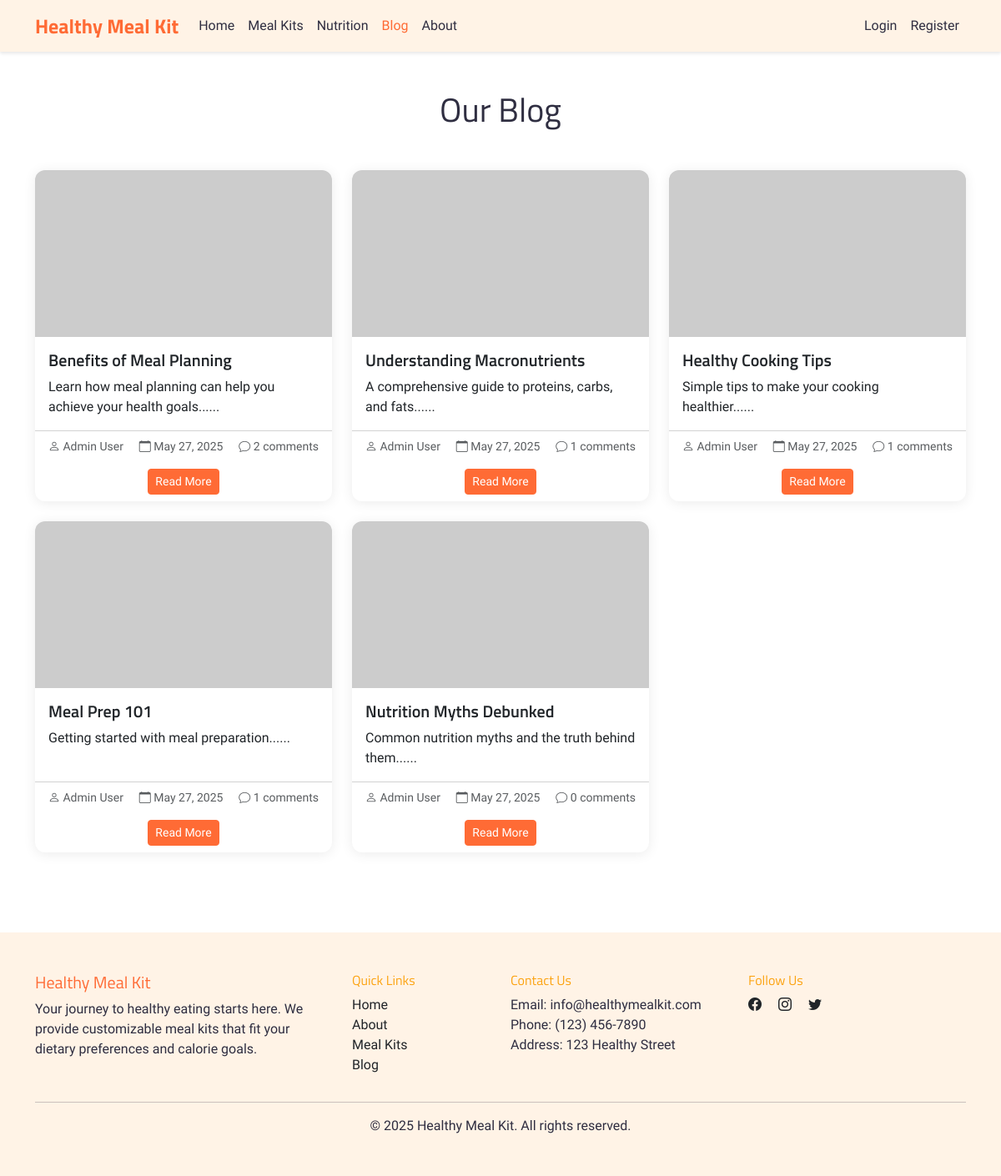
Screenshot of /blog.php with the database file from the repository.
### tables this page shows
CREATE TABLE blog_posts (
    post_id INT PRIMARY KEY AUTO_INCREMENT,
    title VARCHAR(255) NOT NULL,
    content TEXT,
    author_id INT,
    image_url VARCHAR(255) DEFAULT NULL,
    created_at TIMESTAMP DEFAULT CURRENT_TIMESTAMP,
    updated_at TIMESTAMP DEFAULT CURRENT_TIMESTAMP ON UPDATE CURRENT_TIMESTAMP,
    FOREIGN KEY (author_id) REFERENCES users(user_id)
);

CREATE TABLE users (
    user_id INT PRIMARY KEY AUTO_INCREMENT,
    username VARCHAR(50) UNIQUE NOT NULL,
    email VARCHAR(100) UNIQUE NOT NULL,
    password VARCHAR(255) NOT NULL,
    full_name VARCHAR(100) NOT NULL,
    role TINYINT(1) DEFAULT 0 COMMENT '0: user, 1: admin',
    is_active TINYINT(1) DEFAULT 1 COMMENT '0: inactive, 1: active',
    last_login_at DATETIME DEFAULT NULL,
    inactivity_reason VARCHAR(255) DEFAULT NULL,
    deactivated_at DATETIME DEFAULT NULL,
    reactivated_at DATETIME DEFAULT NULL,
    created_at TIMESTAMP DEFAULT CURRENT_TIMESTAMP
);

### blog.php (the view, shortened to what this page needs)
<?php
require_once 'config/connection.php';
$page = isset($_GET['page']) ? (int)$_GET['page'] : 1;
$per_page = 6;
$offset = ($page - 1) * $per_page;
$posts = $mysqli->query("
    SELECT bp.*, u.full_name as author_name,
           (SELECT COUNT(*) FROM comments WHERE post_id = bp.post_id) as comment_count
    FROM blog_posts bp
    LEFT JOIN users u ON bp.author_id = u.user_id
    ORDER BY bp.created_at DESC
    LIMIT $offset, $per_page
");
?>
<!DOCTYPE html>
<html lang="en">
<head>
    <link href="https://cdn.jsdelivr.net/npm/bootstrap@5.3.0/dist/css/bootstrap.min.css" rel="stylesheet">
    <link rel="stylesheet" href="https://cdn.jsdelivr.net/npm/bootstrap-icons@1.11.3/font/bootstrap-icons.min.css">
    <link rel="stylesheet" href="assets/css/style.css">
</head>
<body>
    <?php include 'includes/navbar.php'; ?>
    <div class="container py-5">
        <h1 class="text-center mb-5">Our Blog</h1>
        <div class="row g-4">
            <?php while ($post = $posts->fetch_assoc()): ?>
            <div class="col-md-6 col-lg-4">
                <div class="card h-100">
                    <?php if (isset($post['image_url']) && !empty($post['image_url'])): ?>
                    <img src="<?php echo htmlspecialchars($post['image_url']); ?>" class="card-img-top"
                        alt="<?php echo htmlspecialchars($post['title']); ?>">
                    <?php else: ?>
                    <img src="https://placehold.co/600x400/FFF3E6/FF6B35?text=<?php echo htmlspecialchars($post['title']); ?>"
                        class="card-img-top" alt="Blog post placeholder">
                    <?php endif; ?>
                    <div class="card-body">
                        <h5 class="card-title"><?php echo htmlspecialchars($post['title']); ?></h5>
                        <p class="card-text">
                            <?php echo substr(strip_tags($post['content']), 0, 150) . '...'; ?>
                        </p>
                    </div>
                    <div class="card-footer bg-transparent">
                        <div class="d-flex justify-content-between align-items-center">
                            <small class="text-muted">
                                <i class="bi bi-person"></i> <?php echo htmlspecialchars($post['author_name']); ?>
                            </small>
                            <small class="text-muted">
                                <i class="bi bi-calendar"></i>
                                <?php echo date('M d, Y', strtotime($post['created_at'])); ?>
                            </small>
                            <small class="text-muted">
                                <i class="bi bi-chat"></i>
                                <?php echo $post['comment_count']; ?> comments
                            </small>
                        </div>
                        <div class="text-center mt-3">
                            <a href="blog-post.php?id=<?php echo $post['post_id']; ?>"
                                class="btn btn-primary btn-sm">Read More</a>
                        </div>
                    </div>
                </div>
            </div>
            <?php endwhile; ?>
        </div>
    </div>
    <?php include 'includes/footer.php'; ?>
</body>
</html>

### assets/css/style.css (style rules this page uses)
:root { --primary: #FF6B35; --secondary: #FCA311; --accent: #FFD23F; --light: #FFF3E6; --white: #FFFFFF; --dark: #2F2E41; --heading-font: 'Titillium Web', sans-serif; --body-font: 'Schibsted Grotesk', sans-serif; }
body { font-family: var(--body-font); color: var(--dark); padding-top: 60px; }
h1, h2, h3, h4, h5, h6 { font-family: var(--heading-font); }
.btn-primary { background-color: var(--primary); border-color: var(--primary); color: var(--white); font-family: var(--body-font); font-weight: 500; }
.card { border: none; box-shadow: 0 2px 15px rgba(0,0,0,0.08); border-radius: 12px; overflow: hidden; }
.card-img-top { height: 200px; object-fit: cover; }
.card-title { font-family: var(--heading-font); font-weight: 600; }
.card-text { font-family: var(--body-font); font-weight: 300; }

### rows the page displays
blog_posts: title "Benefits of Meal Planning", content "Learn how meal planning can help you achieve your health goals...", author.full_name "Admin User", created_at "May 27, 2025", comment_count "2"
blog_posts: title "Understanding Macronutrients", content "A comprehensive guide to proteins, carbs, and fats...", author.full_name "Admin User", created_at "May 27, 2025", comment_count "1"
blog_posts: title "Healthy Cooking Tips", content "Simple tips to make your cooking healthier...", author.full_name "Admin User", created_at "May 27, 2025", comment_count "1"
blog_posts: title "Meal Prep 101", content "Getting started with meal preparation...", author.full_name "Admin User", created_at "May 27, 2025", comment_count "1"
blog_posts: title "Nutrition Myths Debunked", content "Common nutrition myths and the truth behind them...", author.full_name "Admin User", created_at "May 27, 2025", comment_count "0"
